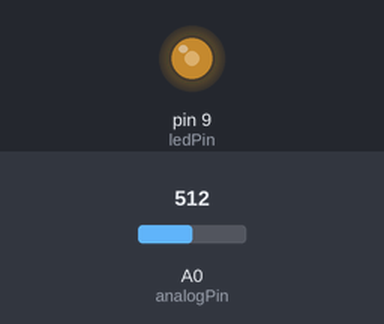
Recording of a sketch running on a simulated Arduino Uno, built with avr-gcc and run on an emulated ATmega328P. On the bench: output pins drawn as LEDs (lit = HIGH). The inputs (shaded band) are chosen by the test bench; at power-on: A0 (analogPin) = 512.

Above: at 1.2 s.
1.3 s: A0 (analogPin) set to 716
At 1.9 s:
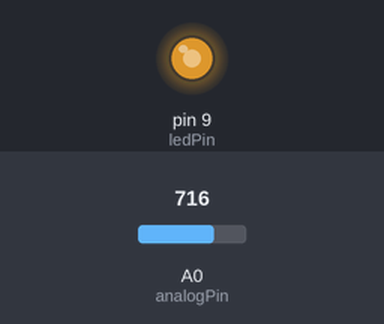
2.8 s: A0 (analogPin) set to 900
At 3.2 s:
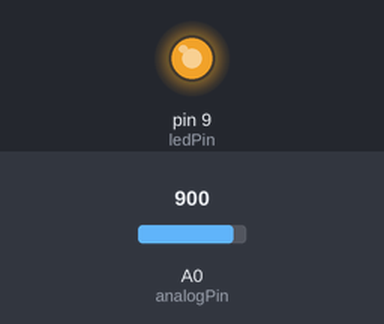
4.3 s: A0 (analogPin) set to 122
At 5.4 s:
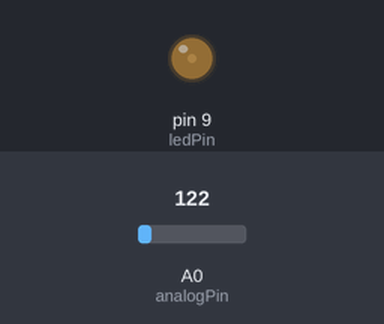
5.8 s: A0 (analogPin) set to 0
At 6.7 s:
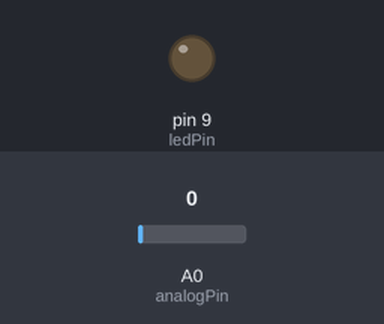
7.3 s: A0 (analogPin) set to 511
At 7.7 s:
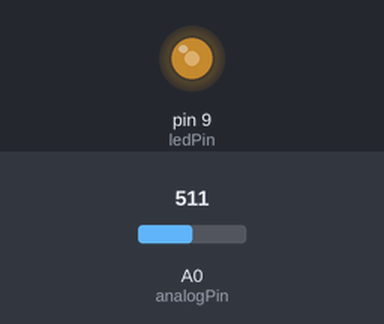
Timing chart, 0 to 9.8 s (numbered marks = the images above; inputs shaded):
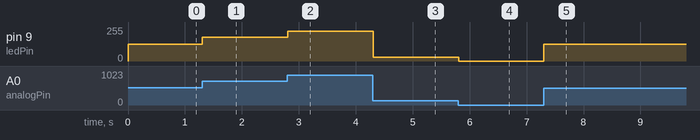

The sketch:

analog_input_with_a_potentiometer1.ino
```cpp
// Define the pin numbers
const int ledPin = 9;        // the PWM pin the LED is attached to
const int analogPin = A0;    // the analog pin the potentiometer is attached to

void setup() {
  // nothing to initialize
}

void loop() {
  int sensorValue = analogRead(analogPin);  // read the value from the potentiometer
  int ledBrightness = map(sensorValue, 0, 1023, 0, 255); // map it to the range of the LED brightness
  analogWrite(ledPin, ledBrightness);  // set the brightness of the LED
  delay(10);  // short delay for stability
}
```

Measured:
- after the input at 1.3 s, pin 9 (ledPin): 127/255 → 178/255 at once
- after the input at 2.8 s, pin 9 (ledPin): 178/255 → 224/255 at once
- after the input at 4.3 s, pin 9 (ledPin): 224/255 → 30/255 at once
- after the input at 5.8 s, pin 9 (ledPin): 30/255 → 0/255 at once
- after the input at 7.3 s, pin 9 (ledPin): 0/255 → 127/255 at once
